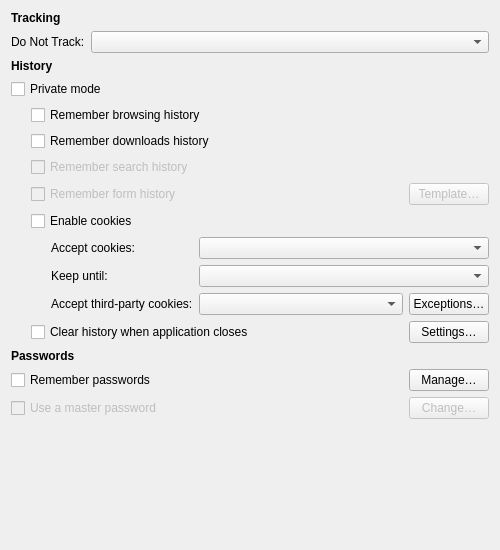
<?xml version="1.0" encoding="UTF-8"?>
<ui version="4.0">
 <class>Meerkat::PreferencesPrivacyPageWidget</class>
 <widget class="QWidget" name="Meerkat::PreferencesPrivacyPageWidget">
  <property name="geometry">
   <rect>
    <x>0</x>
    <y>0</y>
    <width>500</width>
    <height>550</height>
   </rect>
  </property>
  <layout class="QVBoxLayout" name="verticalLayout">
   <item>
    <widget class="QLabel" name="trackingHeader">
     <property name="font">
      <font>
       <weight>75</weight>
       <bold>true</bold>
      </font>
     </property>
     <property name="text">
      <string>Tracking</string>
     </property>
    </widget>
   </item>
   <item>
    <layout class="QFormLayout" name="doNotTrackLayout">
     <item row="0" column="0">
      <widget class="QLabel" name="doNotTrackLabel">
       <property name="text">
        <string>Do Not Track:</string>
       </property>
       <property name="buddy">
        <cstring>doNotTrackComboBox</cstring>
       </property>
      </widget>
     </item>
     <item row="0" column="1">
      <widget class="QComboBox" name="doNotTrackComboBox">
       <property name="currentIndex">
        <number>-1</number>
       </property>
      </widget>
     </item>
    </layout>
   </item>
   <item>
    <widget class="QLabel" name="historyHeader">
     <property name="font">
      <font>
       <weight>75</weight>
       <bold>true</bold>
      </font>
     </property>
     <property name="text">
      <string>History</string>
     </property>
    </widget>
   </item>
   <item>
    <widget class="QCheckBox" name="privateModeCheckBox">
     <property name="text">
      <string>Private mode</string>
     </property>
    </widget>
   </item>
   <item>
    <layout class="QHBoxLayout" name="historyLayout">
     <property name="spacing">
      <number>0</number>
     </property>
     <item>
      <spacer name="historySpacer">
       <property name="orientation">
        <enum>Qt::Horizontal</enum>
       </property>
       <property name="sizeType">
        <enum>QSizePolicy::Fixed</enum>
       </property>
       <property name="sizeHint" stdset="0">
        <size>
         <width>20</width>
         <height>0</height>
        </size>
       </property>
      </spacer>
     </item>
     <item>
      <widget class="QWidget" name="historyWidget" native="true">
       <layout class="QVBoxLayout" name="historyWidgetLayout">
        <property name="leftMargin">
         <number>0</number>
        </property>
        <property name="topMargin">
         <number>0</number>
        </property>
        <property name="rightMargin">
         <number>0</number>
        </property>
        <property name="bottomMargin">
         <number>0</number>
        </property>
        <item>
         <widget class="QCheckBox" name="rememberBrowsingHistoryCheckBox">
          <property name="text">
           <string>Remember browsing history</string>
          </property>
         </widget>
        </item>
        <item>
         <widget class="QCheckBox" name="rememberDownloadsHistoryCheckBox">
          <property name="text">
           <string>Remember downloads history</string>
          </property>
         </widget>
        </item>
        <item>
         <widget class="QCheckBox" name="rememberSearchHistoryCheckBox">
          <property name="enabled">
           <bool>false</bool>
          </property>
          <property name="text">
           <string>Remember search history</string>
          </property>
         </widget>
        </item>
        <item>
         <layout class="QHBoxLayout" name="rememberFormsHistorylLayout">
          <item>
           <widget class="QCheckBox" name="rememberFormsHistoryCheckBox">
            <property name="enabled">
             <bool>false</bool>
            </property>
            <property name="text">
             <string>Remember form history</string>
            </property>
           </widget>
          </item>
          <item>
           <spacer name="rememberFormsHistorySpacer">
            <property name="orientation">
             <enum>Qt::Horizontal</enum>
            </property>
            <property name="sizeHint" stdset="0">
             <size>
              <width>40</width>
              <height>20</height>
             </size>
            </property>
           </spacer>
          </item>
          <item>
           <widget class="QPushButton" name="rememberFormsHistoryButton">
            <property name="enabled">
             <bool>false</bool>
            </property>
            <property name="text">
             <string>Template…</string>
            </property>
           </widget>
          </item>
         </layout>
        </item>
        <item>
         <layout class="QHBoxLayout" name="enableCokiesLayout">
          <item>
           <widget class="QCheckBox" name="enableCookiesCheckBox">
            <property name="text">
             <string>Enable cookies</string>
            </property>
           </widget>
          </item>
         </layout>
        </item>
        <item>
         <layout class="QHBoxLayout" name="cookiesDetailsLayout">
          <item>
           <spacer name="cookiesDetailsSpacer">
            <property name="orientation">
             <enum>Qt::Horizontal</enum>
            </property>
            <property name="sizeType">
             <enum>QSizePolicy::Fixed</enum>
            </property>
            <property name="sizeHint" stdset="0">
             <size>
              <width>20</width>
              <height>0</height>
             </size>
            </property>
           </spacer>
          </item>
          <item>
           <widget class="QWidget" name="cookiesWidget" native="true">
            <layout class="QFormLayout" name="cookiesLayout">
             <property name="fieldGrowthPolicy">
              <enum>QFormLayout::AllNonFixedFieldsGrow</enum>
             </property>
             <property name="leftMargin">
              <number>0</number>
             </property>
             <property name="topMargin">
              <number>0</number>
             </property>
             <property name="rightMargin">
              <number>0</number>
             </property>
             <property name="bottomMargin">
              <number>0</number>
             </property>
             <item row="0" column="0">
              <widget class="QLabel" name="cookiesPolicyLabel">
               <property name="text">
                <string>Accept cookies:</string>
               </property>
               <property name="buddy">
                <cstring>cookiesPolicyComboBox</cstring>
               </property>
              </widget>
             </item>
             <item row="0" column="1">
              <widget class="QComboBox" name="cookiesPolicyComboBox"/>
             </item>
             <item row="1" column="0">
              <widget class="QLabel" name="keepCookiesModeLabel">
               <property name="text">
                <string>Keep until:</string>
               </property>
               <property name="buddy">
                <cstring>keepCookiesModeComboBox</cstring>
               </property>
              </widget>
             </item>
             <item row="1" column="1">
              <widget class="QComboBox" name="keepCookiesModeComboBox"/>
             </item>
             <item row="2" column="0">
              <widget class="QLabel" name="thirdPartyCookiesPolicyLabel">
               <property name="text">
                <string>Accept third-party cookies:</string>
               </property>
               <property name="buddy">
                <cstring>thirdPartyCookiesPolicyComboBox</cstring>
               </property>
              </widget>
             </item>
             <item row="2" column="1">
              <layout class="QHBoxLayout" name="thirdPartyCookiesLayout">
               <item>
                <widget class="QComboBox" name="thirdPartyCookiesPolicyComboBox">
                 <property name="sizePolicy">
                  <sizepolicy hsizetype="Expanding" vsizetype="Fixed">
                   <horstretch>0</horstretch>
                   <verstretch>0</verstretch>
                  </sizepolicy>
                 </property>
                </widget>
               </item>
               <item>
                <widget class="QPushButton" name="thirdPartyCookiesExceptionsButton">
                 <property name="text">
                  <string>Exceptions…</string>
                 </property>
                </widget>
               </item>
              </layout>
             </item>
            </layout>
           </widget>
          </item>
         </layout>
        </item>
        <item>
         <layout class="QHBoxLayout" name="clearHistoryLayout">
          <item>
           <widget class="QCheckBox" name="clearHistoryCheckBox">
            <property name="text">
             <string>Clear history when application closes</string>
            </property>
           </widget>
          </item>
          <item>
           <spacer name="clearHistorySpacer">
            <property name="orientation">
             <enum>Qt::Horizontal</enum>
            </property>
            <property name="sizeHint" stdset="0">
             <size>
              <width>0</width>
              <height>0</height>
             </size>
            </property>
           </spacer>
          </item>
          <item>
           <widget class="QPushButton" name="clearHistoryButton">
            <property name="text">
             <string>Settings…</string>
            </property>
           </widget>
          </item>
         </layout>
        </item>
       </layout>
      </widget>
     </item>
    </layout>
   </item>
   <item>
    <widget class="QLabel" name="passwordsHeader">
     <property name="font">
      <font>
       <weight>75</weight>
       <bold>true</bold>
      </font>
     </property>
     <property name="text">
      <string>Passwords</string>
     </property>
    </widget>
   </item>
   <item>
    <layout class="QHBoxLayout" name="rememberPasswordsLayout">
     <item>
      <widget class="QCheckBox" name="rememberPasswordsCheckBox">
       <property name="text">
        <string>Remember passwords</string>
       </property>
      </widget>
     </item>
     <item>
      <spacer name="rememberPasswordsSpacer">
       <property name="orientation">
        <enum>Qt::Horizontal</enum>
       </property>
       <property name="sizeHint" stdset="0">
        <size>
         <width>40</width>
         <height>20</height>
        </size>
       </property>
      </spacer>
     </item>
     <item>
      <widget class="QPushButton" name="managePasswordsButton">
       <property name="text">
        <string>Manage…</string>
       </property>
      </widget>
     </item>
    </layout>
   </item>
   <item>
    <layout class="QHBoxLayout" name="masterPasswordlLayout">
     <item>
      <widget class="QCheckBox" name="masterPasswordCheckBox">
       <property name="enabled">
        <bool>false</bool>
       </property>
       <property name="text">
        <string>Use a master password</string>
       </property>
      </widget>
     </item>
     <item>
      <spacer name="masterPasswordSpacer">
       <property name="orientation">
        <enum>Qt::Horizontal</enum>
       </property>
       <property name="sizeHint" stdset="0">
        <size>
         <width>40</width>
         <height>20</height>
        </size>
       </property>
      </spacer>
     </item>
     <item>
      <widget class="QPushButton" name="masterPasswordButton">
       <property name="enabled">
        <bool>false</bool>
       </property>
       <property name="text">
        <string>Change…</string>
       </property>
      </widget>
     </item>
    </layout>
   </item>
   <item>
    <spacer name="spacer">
     <property name="orientation">
      <enum>Qt::Vertical</enum>
     </property>
     <property name="sizeHint" stdset="0">
      <size>
       <width>0</width>
       <height>32</height>
      </size>
     </property>
    </spacer>
   </item>
  </layout>
 </widget>
 <resources/>
 <connections/>
</ui>
